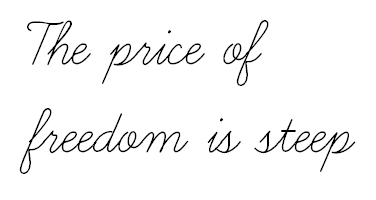
%> input picture RAW/tpof.png, 376 x 200 px
$ octave skew_correction_old.m   (GNU Octave 9; MATLAB toolbox functions it lacks are replaced by stand-ins)
%> lines starting %> are read from the running program, lines starting %| are printed output that depends on the picture; in (x1, y1, x2, y2) boxes, pixels count from 0 and x2, y2 are one past the last pixel; in counts of white or black regions, pixels touching at a corner belong together; the program's own positions count from 1
mini_A = imread('RAW\tpof.png');
%> mini_A is the input picture: size 200x376x3 uint8; min 0, max 255, mean 245.7
gray_mini_A = rgb2gray(mini_A);
bw_mini_A = im2bw(gray_mini_A, 0.56863);
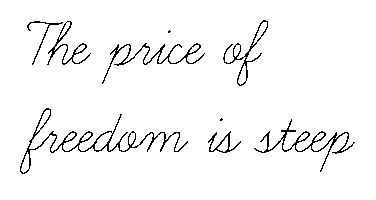
%> bw_mini_A: size 200x376 logical; 96.3% white; black in thin lines or dots, all inside (x1, y1, x2, y2) = (20, 20, 355, 174)

input_image = xor(1, bw_mini_A);

for n = 1 : length(input_image(1,:));
rows(n) = sum(input_image(:,n));
end
%> after the loop, rows = 376 values, max 28 at index 30, min 0 at index 1, mean 7.43

index = 1;
for i = 1 : length(rows);
   copies = rows(i);
   if copies == 0
       continue;
   else
       for j = 1 : copies;
          hist_params(index) = i;
           index = index + 1;
       end
   end
end
%> this loop made 376 passes
%> copies on passes 1 to 3: 0, 0, 0
%> after the loop, hist_params = 2794 values from 21 to 355; index = 2795

hist(hist_params,1:length(input_image(1,:)));
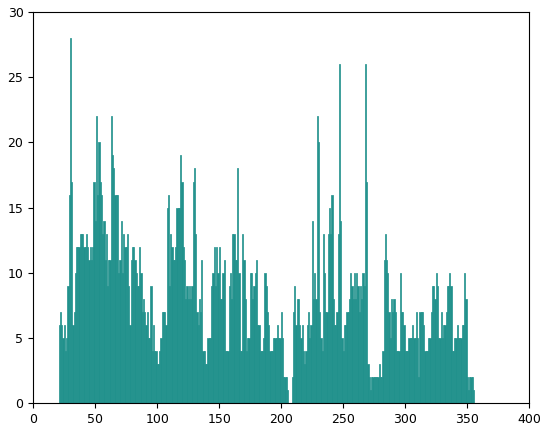
%> figure redrawn from the program's plot data; tallest bar 28 high, from x = 29.5 to 30.5

$ run again, with RAW/BIG_LEARNING_CURVE.png copied over RAW/tpof.png
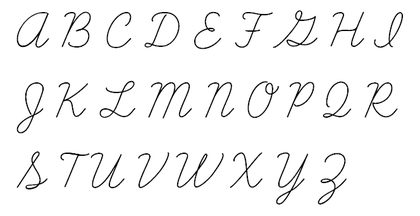
%> input picture RAW/BIG_LEARNING_CURVE.png, 420 x 216 px, shrunk from 664 x 341 before the run
%> mini_A is the input picture: size 216x420x3 uint8; min 0, max 255, mean 244.3
%> `bw_mini_A = im2bw(gray_mini_A, 0.56863);`:
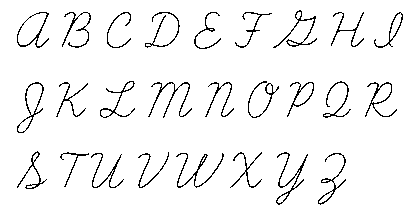
%> bw_mini_A: size 216x420 logical; 95.3% white; black in thin lines or dots, all inside (x1, y1, x2, y2) = (17, 10, 403, 205)
%> after the loop `for n = 1 : length(input_image(1,:));`: rows = 420 values, max 27 at index 38, min 0 at index 1, mean 10.07
%> the loop `for i = 1 : length(rows);` made 420 passes
%> copies on passes 1 to 3: 0, 0, 0
%> after the loop `for i = 1 : length(rows);`: hist_params = 4228 values from 18 to 403; index = 4229
%> `hist(hist_params,1:length(input_image(1,:)));`:
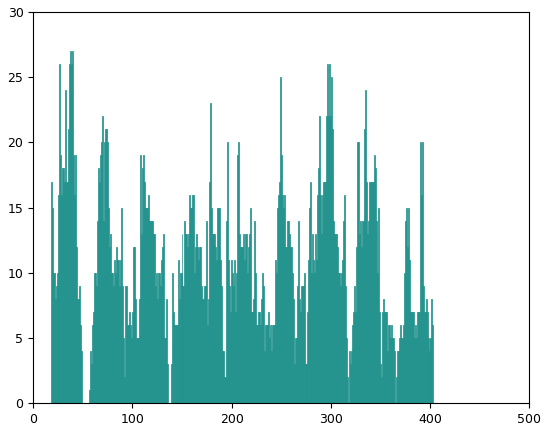
%> figure redrawn from the program's plot data; tallest bar 27 high, from x = 37.5 to 38.5

$ run again, with RAW/SMALL_LEARNING_CURVE.png copied over RAW/tpof.png
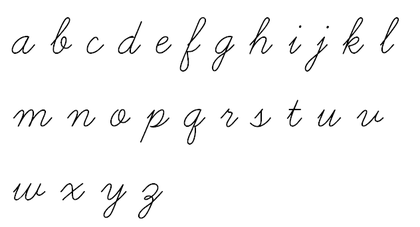
%> input picture RAW/SMALL_LEARNING_CURVE.png, 420 x 227 px, shrunk from 632 x 342 before the run
%> mini_A is the input picture: size 227x420x3 uint8; min 0, max 255, mean 247.7
%> `bw_mini_A = im2bw(gray_mini_A, 0.56863);`:
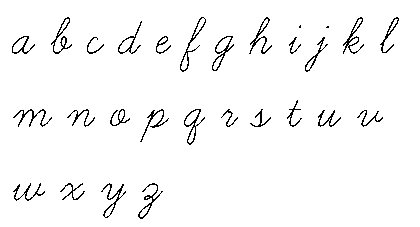
%> bw_mini_A: size 227x420 logical; 96.9% white; black in thin lines or dots, all inside (x1, y1, x2, y2) = (12, 17, 399, 219)
%> after the loop `for n = 1 : length(input_image(1,:));`: rows = 420 values, max 26 at index 188, min 0 at index 1, mean 7.08
%> the loop `for i = 1 : length(rows);` made 420 passes
%> copies on passes 1 to 3: 0, 0, 0
%> after the loop `for i = 1 : length(rows);`: hist_params = 2975 values from 13 to 399; index = 2976
%> `hist(hist_params,1:length(input_image(1,:)));`:
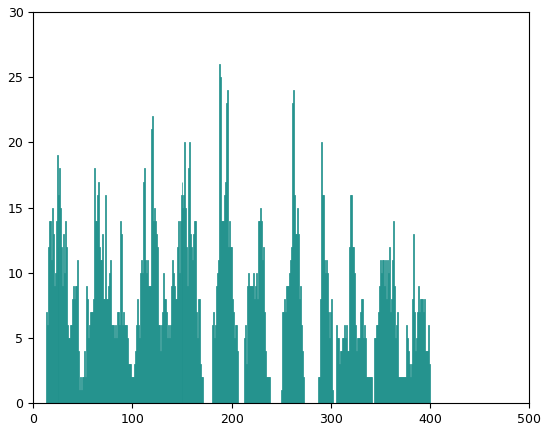
%> figure redrawn from the program's plot data; tallest bar 26 high, from x = 187.5 to 188.5
